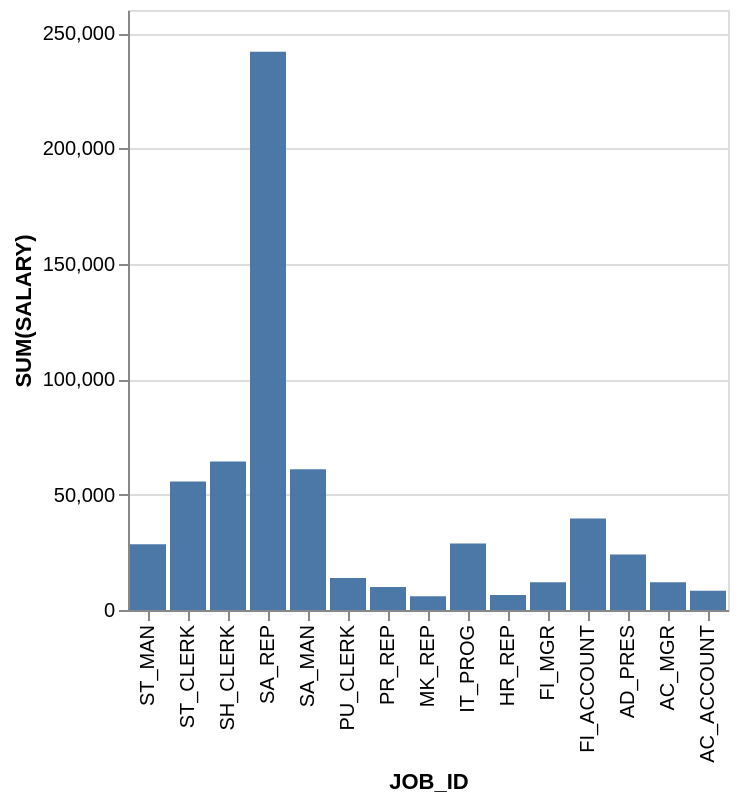

The specification (Vega-Lite) saved for this image:
### Vega-Lite specification from a JSON file in a GitHub repository (floating-point values rounded to 4 significant figures)
{"data": {"values": [{"x_data": "ST_MAN", "y_data": 28500}, {"x_data": "ST_CLERK", "y_data": 55700}, {"x_data": "SH_CLERK", "y_data": 64300}, {"x_data": "SA_REP", "y_data": 241900}, {"x_data": "SA_MAN", "y_data": 61000}, {"x_data": "PU_CLERK", "y_data": 13900}, {"x_data": "PR_REP", "y_data": 10000}, {"x_data": "MK_REP", "y_data": 6000}, {"x_data": "IT_PROG", "y_data": 28800}, {"x_data": "HR_REP", "y_data": 6500}, {"x_data": "FI_MGR", "y_data": 12000}, {"x_data": "FI_ACCOUNT", "y_data": 39600}, {"x_data": "AD_PRES", "y_data": 24000}, {"x_data": "AC_MGR", "y_data": 12000}, {"x_data": "AC_ACCOUNT", "y_data": 8300}]}, "mark": "bar", "encoding": {"x": {"field": "x_data", "type": "nominal", "title": "JOB_ID", "sort": "descending"}, "y": {"field": "y_data", "type": "quantitative", "title": "SUM(SALARY)"}}}
